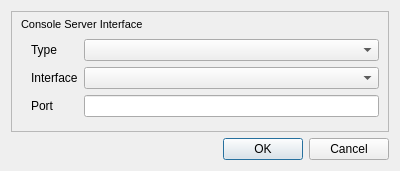
<?xml version="1.0" encoding="UTF-8"?>
<ui version="4.0">
 <class>ConfigureConsoleServerDialog</class>
 <widget class="QDialog" name="ConfigureConsoleServerDialog">
  <property name="geometry">
   <rect>
    <x>0</x>
    <y>0</y>
    <width>400</width>
    <height>171</height>
   </rect>
  </property>
  <property name="windowTitle">
   <string>Dialog</string>
  </property>
  <layout class="QVBoxLayout" name="verticalLayout">
   <item>
    <widget class="QFrame" name="consoleServerFrame">
     <property name="minimumSize">
      <size>
       <width>0</width>
       <height>0</height>
      </size>
     </property>
     <property name="frameShape">
      <enum>QFrame::StyledPanel</enum>
     </property>
     <property name="frameShadow">
      <enum>QFrame::Raised</enum>
     </property>
     <layout class="QVBoxLayout" name="verticalLayout_2">
      <property name="topMargin">
       <number>4</number>
      </property>
      <item>
       <layout class="QVBoxLayout" name="WebServerLayout">
        <property name="topMargin">
         <number>0</number>
        </property>
        <property name="bottomMargin">
         <number>0</number>
        </property>
        <item>
         <widget class="QLabel" name="serverLabel">
          <property name="font">
           <font>
            <pointsize>8</pointsize>
           </font>
          </property>
          <property name="text">
           <string>Console Server Interface</string>
          </property>
         </widget>
        </item>
        <item>
         <layout class="QGridLayout" name="serverGridLayout">
          <property name="leftMargin">
           <number>10</number>
          </property>
          <property name="rightMargin">
           <number>0</number>
          </property>
          <property name="bottomMargin">
           <number>5</number>
          </property>
          <item row="2" column="1">
           <widget class="QComboBox" name="interfaceComboBox"/>
          </item>
          <item row="3" column="0">
           <widget class="QLabel" name="portLabel">
            <property name="text">
             <string>Port</string>
            </property>
           </widget>
          </item>
          <item row="1" column="1">
           <widget class="QComboBox" name="typeComboBox"/>
          </item>
          <item row="3" column="1">
           <widget class="QLineEdit" name="portLineEdit">
            <property name="inputMethodHints">
             <set>Qt::ImhDigitsOnly</set>
            </property>
           </widget>
          </item>
          <item row="2" column="0">
           <widget class="QLabel" name="interfaceLabel">
            <property name="text">
             <string>Interface</string>
            </property>
           </widget>
          </item>
          <item row="1" column="0">
           <widget class="QLabel" name="typeLabel">
            <property name="text">
             <string>Type</string>
            </property>
           </widget>
          </item>
         </layout>
        </item>
       </layout>
      </item>
     </layout>
    </widget>
   </item>
   <item>
    <widget class="QDialogButtonBox" name="buttonBox">
     <property name="orientation">
      <enum>Qt::Horizontal</enum>
     </property>
     <property name="standardButtons">
      <set>QDialogButtonBox::Cancel|QDialogButtonBox::Ok</set>
     </property>
    </widget>
   </item>
  </layout>
 </widget>
 <resources/>
 <connections>
  <connection>
   <sender>buttonBox</sender>
   <signal>accepted()</signal>
   <receiver>ConfigureConsoleServerDialog</receiver>
   <slot>accept()</slot>
   <hints>
    <hint type="sourcelabel">
     <x>248</x>
     <y>254</y>
    </hint>
    <hint type="destinationlabel">
     <x>157</x>
     <y>274</y>
    </hint>
   </hints>
  </connection>
  <connection>
   <sender>buttonBox</sender>
   <signal>rejected()</signal>
   <receiver>ConfigureConsoleServerDialog</receiver>
   <slot>reject()</slot>
   <hints>
    <hint type="sourcelabel">
     <x>316</x>
     <y>260</y>
    </hint>
    <hint type="destinationlabel">
     <x>286</x>
     <y>274</y>
    </hint>
   </hints>
  </connection>
 </connections>
</ui>
